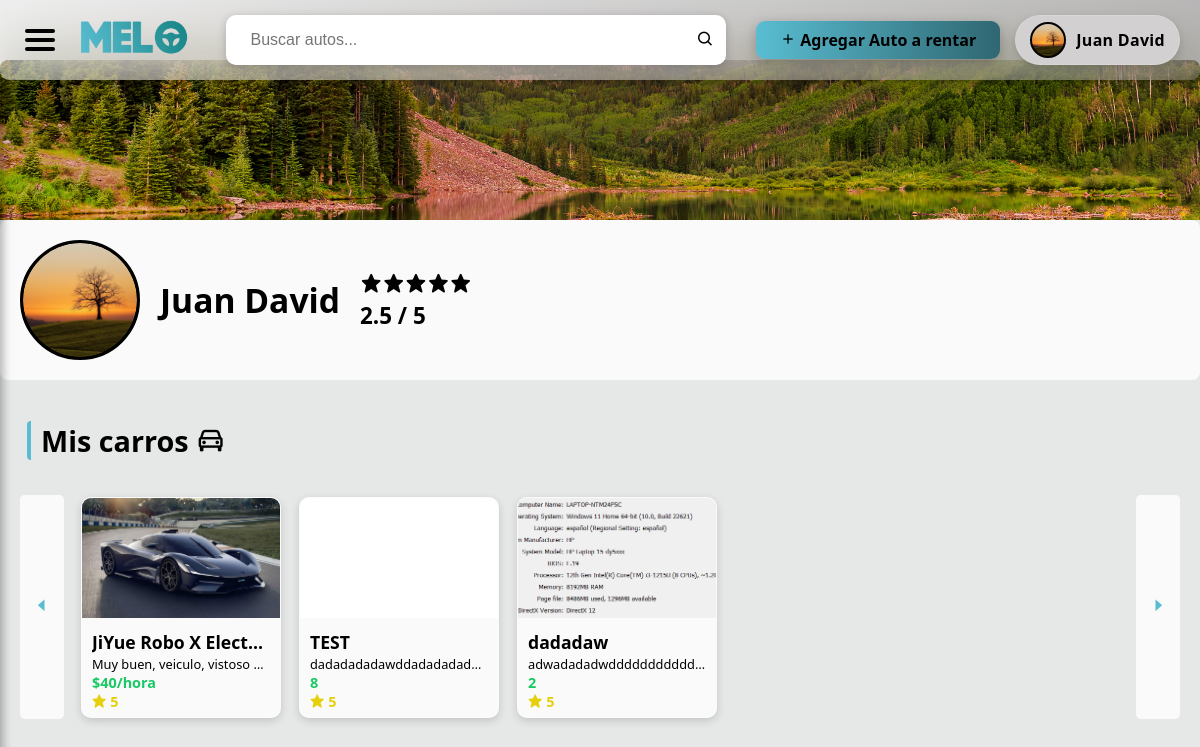
The app's page /profile.php (signed in) with its own data.
### tables this page shows
CREATE TABLE `registro` (
  `ID_Registro` int(11) NOT NULL,
  `Nombre` varchar(100) NOT NULL,
  `CorreoElectronico` varchar(100) NOT NULL,
  `Contrasena` varchar(100) NOT NULL,
  `imagen_perfil` varchar(255) DEFAULT NULL,
  `imagen_fondo` varchar(255) DEFAULT NULL
);

CREATE TABLE `autos` (
  `id` int(11) NOT NULL,
  `usuario` varchar(100) NOT NULL,
  `nombre` varchar(100) NOT NULL,
  `descripcion` text DEFAULT NULL,
  `precio` varchar(50) DEFAULT NULL,
  `estrellas` int(11) DEFAULT 5,
  `imagen` varchar(255) DEFAULT NULL,
  `fecha_creacion` timestamp NOT NULL DEFAULT current_timestamp(),
  `categoria` varchar(50) DEFAULT 'General',
  `ubicacion` varchar(255) DEFAULT NULL,
  `oculto` tinyint(1) DEFAULT 0
);

### profile.php (the view, shortened to what this page needs)
<?php
require 'conexion.php';
$usuario = $_SESSION['usuario'] ?? '';
$datos = [];
if ($usuario) {
    $stmt = $conn->prepare("SELECT * FROM registro WHERE Nombre = ?");
    $stmt->bind_param("s", $usuario);
    $stmt->execute();
    $resultado = $stmt->get_result();
    $datos = $resultado->fetch_assoc();
}
?>
<!DOCTYPE html>
<html lang="es">
<head>
  <link rel="stylesheet" href="css/style.css">
  <link href='https://unpkg.com/boxicons@2.1.4/css/boxicons.min.css' rel='stylesheet'>
</head>
<body>
<?php include 'header.php'; ?>
<div class="profile-bg-container">
  <div class="background_and_profile">
    <div class="bp_header" style="background-image: url('<?php echo $datos['imagen_fondo'] ?? 'img/default-bg.jpg'; ?>');">
    </div>
    <div class="profile-content">
      <div class="profile_icon_big">
        <img src="<?php echo !empty($datos['imagen_perfil']) ? $datos['imagen_perfil'] : 'img/Profile_Icon.png'; ?>" class="profile-img">
      </div>
      <div class="name_bg">
        <div class="name_and_rating">
          <h2><?php echo htmlspecialchars($datos['Nombre'] ?? 'Usuario'); ?></h2>
          <div class="star-rating" data-usuario="<?php echo $usuario; ?>">
            <?php
              $stmt = $conn->prepare("SELECT AVG(estrellas) AS promedio FROM valoraciones WHERE usuario_valorado = ?");
              $stmt->bind_param("s", $usuario);
              $stmt->execute();
              $resultado = $stmt->get_result();
              $prom = $resultado->fetch_assoc();
              $promedio = isset($prom['promedio']) && $prom['promedio'] !== null ? round($prom['promedio'], 1) : 0;
              for ($i = 1; $i <= 5; $i++) {
                  $active = ($i <= $promedio) ? 'active' : '';
                  echo "<i class='bx bxs-star star $active' data-star='$i'></i>";
              }
              echo "<p class='rating-label'>$promedio / 5</p>";
            ?>
          </div>
        </div>
      </div>
    </div>
  </div>
</div>
<div class="profilecar">
  <section class="marketplace">
    <div class="category" id="Electricos">
      <div class="category-title">Mis carros <i class='bx bx-car'></i></div>
      <div class="carousel-wrapper">
        <button class="scroll-btn left" onclick="scrollLeftBtn('electricos-scroll')"><i class='bx bx-caret-left'></i></button>
        <div class="cards scrollable" id="electricos-scroll">
          <?php
          if ($usuario) {
              $stmt = $conn->prepare("SELECT * FROM autos WHERE usuario = ?");
              $stmt->bind_param("s", $usuario);
              $stmt->execute();
              $resultado = $stmt->get_result();
              while ($auto = $resultado->fetch_assoc()) {
                  ?>
                  <a href="detalle_auto.php?id=<?php echo $auto['id']; ?>" class="card">
                    <img src="<?php echo htmlspecialchars($auto['imagen']); ?>" alt="<?php echo htmlspecialchars($auto['nombre']); ?>">
                    <div class="info">
                      <h3><?php echo htmlspecialchars($auto['nombre']); ?></h3>
                      <p><?php echo htmlspecialchars($auto['descripcion']); ?></p>
                      <span class="price"><?php echo htmlspecialchars($auto['precio']); ?></span>
                      <span class="stars"><i class='bx bxs-star'></i> <?php echo intval($auto['estrellas']); ?> </span>
                    </div>
                  </a>
                  <?php
              }
          }
          ?>
        </div>
        <button class="scroll-btn right" onclick="scrollRightBtn('electricos-scroll')"><i class='bx bx-caret-right'></i></button>
      </div>
    </div>
  </section>
</div>
</body>
</html>

### records on screen
registro: imagen_fondo (picture), imagen_perfil (picture), Nombre "Juan David"
autos: imagen (picture), nombre "JiYue Robo X Elect…", descripcion "Muy buen, veiculo, vistoso…", precio "$40/hora", estrellas "5"
autos: imagen (picture), nombre "TEST", descripcion "dadadadadawddadadadad…", precio "8", estrellas "5"
autos: imagen (picture), nombre "dadadaw", descripcion "adwadadadwddddddddddd…", precio "2", estrellas "5"

### other values on screen
$_SESSION['usuario'] "Juan David"
$promedio "2.5"
